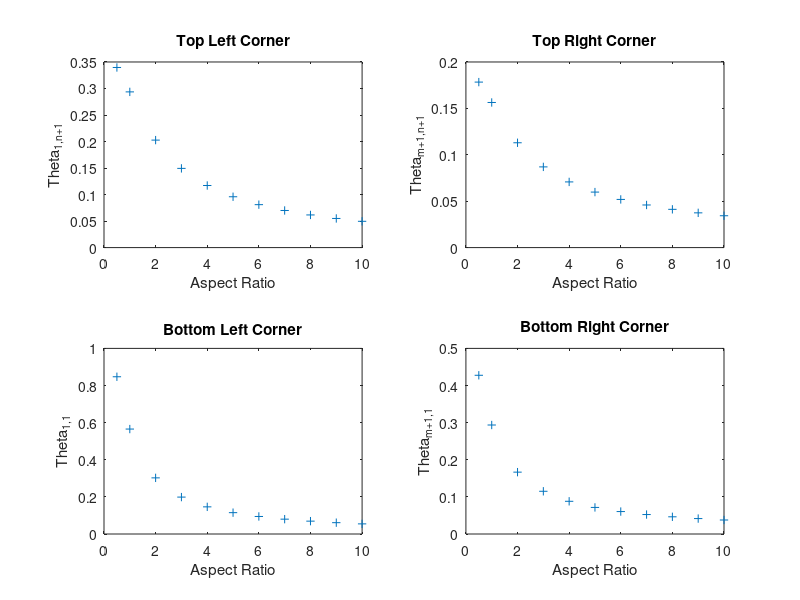

This figure's MATLAB source:
%Code to perform the parametric study with respect to the Aspect Ratio and plot the 4 corner Non-Dimensional Temperatures vs the Aspect Ratio.
clear
a=0.5;
nodes=15;
m=nodes;
n=nodes;
Theta=ones(m+1,n+1);
lambda=1.9;
Bi=2;
As=[];
Th_1=[];
Th_2=[];
Th_3=[];
Th_4=[];
k=1;
while (a<=10)
  A=a^2;
  DX=1/m;
  DY=1/n;
  maxErr=100;
  tol=1e-4;
  iter=0;
  while(maxErr>tol)
    maxErr=0;
    for i=1:m+1
      for j=1:n+1
        if (i==1 && j==1)
          d=((2*(DY^2)*Theta(i+1,j))+(2*A*(DX^2)*Theta(i,j+1))+((DX*DY)^2))/(2*((DY^2)+A*(DX^2)));
        elseif ((i==1)&&(j>=2 && j<=(n)))
          d=((2*(DY^2)*Theta(i+1,j))+(A*(DX^2)*(Theta(i,j-1)+Theta(i,j+1)))+((DX*DY)^2))/(2*((DY^2)+(A*(DX^2))));
        elseif ((i>=2 && i<=(m))&&(j==1))
          d=(((DY^2)*(Theta(i-1,j)+Theta(i+1,j)))+(2*A*(DX^2)*Theta(i,j+1))+((DX*DY)^2))/(2*((DY^2)+(A*(DX^2))));
        elseif ((i>=2 && i<=(m))&&(j>=2 && j<=(n)))
          d=(((DY^2)*(Theta(i-1,j)+Theta(i+1,j)))+(A*(DX^2)*(Theta(i,j-1)+Theta(i,j+1)))+((DX*DY)^2))/(2*((DY^2)+(A*(DX^2))));
        elseif ((i==(m+1))&&(j>=2 && j<=(n)))
          d=((2*(DY^2)*Theta(i-1,j))+(A*(DX^2)*(Theta(i,j-1)+Theta(i,j+1)))+((DX*DY)^2))/(2*((DY^2)+(A*(DX^2))+(Bi*(DX)*(DY^2))));
        elseif ((i>=2 && i<=(m))&&(j==(n+1)))
          d=(((DY^2)*(Theta(i-1,j)+Theta(i+1,j)))+(2*A*(DX^2)*Theta(i,j-1))+((DX*DY)^2))/(2*((DY^2)+(A*(DX^2))+(Bi*a*(DX^2)*(DY))));
        elseif ((i==(m+1))&&(j==(n+1)))
          d=((2*(DY^2)*Theta(i-1,j))+(2*A*(DX^2)*Theta(i,j-1))+((DX*DY)^2))/(2*((DY^2)+(A*(DX^2))+(Bi*(a*(DX^2)*(DY)+(DX)*(DY^2)))));
        elseif ((i==1)&&(j==(n+1)))
          d=((2*(DY^2)*Theta(i+1,j))+(2*A*(DX^2)*Theta(i,j-1))+((DX*DY)^2))/(2*((DY^2)+(A*(DX^2))+(Bi*a*(DX^2)*(DY))));
        elseif ((i==(m+1))&&(j==1))
          d=((2*(DY^2)*Theta(i-1,j))+(2*A*(DX^2)*Theta(i,j+1))+((DX*DY)^2))/(2*((DY^2)+(A*(DX^2))+(Bi*(DX)*(DY^2))));
        endif
        d=lambda*d+((1-lambda)*Theta(i,j));
        e=((abs(d-Theta(i,j)))/((d+Theta(i,j))/2))*100;
        if e>maxErr
          maxErr=e;
        endif
        Theta(i,j)=d;
      endfor
    endfor
    iter+=1;
  endwhile
  printf("a= %f\t[%f,%f,%f,%f]\n",a,Theta(1,1),Theta(m+1,1),Theta(m+1,n+1),Theta(1,n+1))
  As(k)=a;
  Th_1(k)=Theta(1,1);
  Th_2(k)=Theta(m+1,1);
  Th_3(k)=Theta(m+1,n+1);
  Th_4(k)=Theta(1,n+1);
  a=k;
  k+=1;
endwhile
subplot(2,2,1)
plot(As,Th_4,"+")
xlabel("Aspect Ratio")
ylabel("Theta_1_,_n_+_1")
title("Top Left Corner")
subplot(2,2,2)
plot(As,Th_3,"+")
xlabel("Aspect Ratio")
ylabel("Theta_m_+_1_,_n_+_1")
title("Top Right Corner")
subplot(2,2,3)
plot(As,Th_1,"+")
xlabel("Aspect Ratio")
ylabel("Theta_1_,_1")
title("Bottom Left Corner")
subplot(2,2,4)
plot(As,Th_2,"+")
xlabel("Aspect Ratio")
ylabel("Theta_m_+_1_,_1")
title("Bottom Right Corner")
saveas(1,"Theta-Aspect.png");
